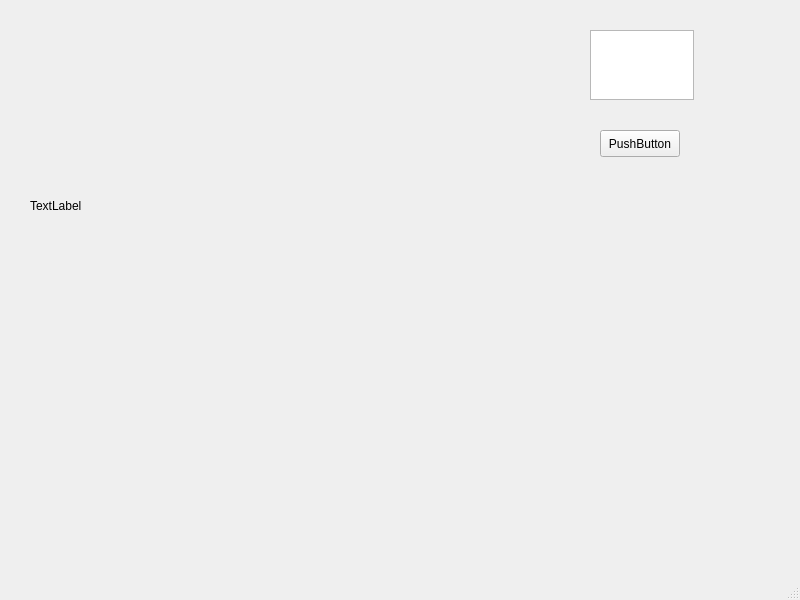
<?xml version="1.0" encoding="UTF-8"?>
<ui version="4.0">
 <class>MainWindow</class>
 <widget class="QMainWindow" name="MainWindow">
  <property name="geometry">
   <rect>
    <x>0</x>
    <y>0</y>
    <width>800</width>
    <height>600</height>
   </rect>
  </property>
  <property name="windowTitle">
   <string>MainWindow</string>
  </property>
  <widget class="QWidget" name="centralwidget">
   <widget class="QLabel" name="label">
    <property name="geometry">
     <rect>
      <x>30</x>
      <y>10</y>
      <width>391</width>
      <height>391</height>
     </rect>
    </property>
    <property name="text">
     <string>TextLabel</string>
    </property>
   </widget>
   <widget class="QTextEdit" name="textEdit">
    <property name="geometry">
     <rect>
      <x>590</x>
      <y>30</y>
      <width>104</width>
      <height>70</height>
     </rect>
    </property>
   </widget>
   <widget class="QPushButton" name="pushButton">
    <property name="geometry">
     <rect>
      <x>600</x>
      <y>130</y>
      <width>80</width>
      <height>27</height>
     </rect>
    </property>
    <property name="text">
     <string>PushButton</string>
    </property>
   </widget>
  </widget>
  <widget class="QMenuBar" name="menubar">
   <property name="geometry">
    <rect>
     <x>0</x>
     <y>0</y>
     <width>800</width>
     <height>24</height>
    </rect>
   </property>
  </widget>
  <widget class="QStatusBar" name="statusbar"/>
 </widget>
 <resources/>
 <connections/>
</ui>
